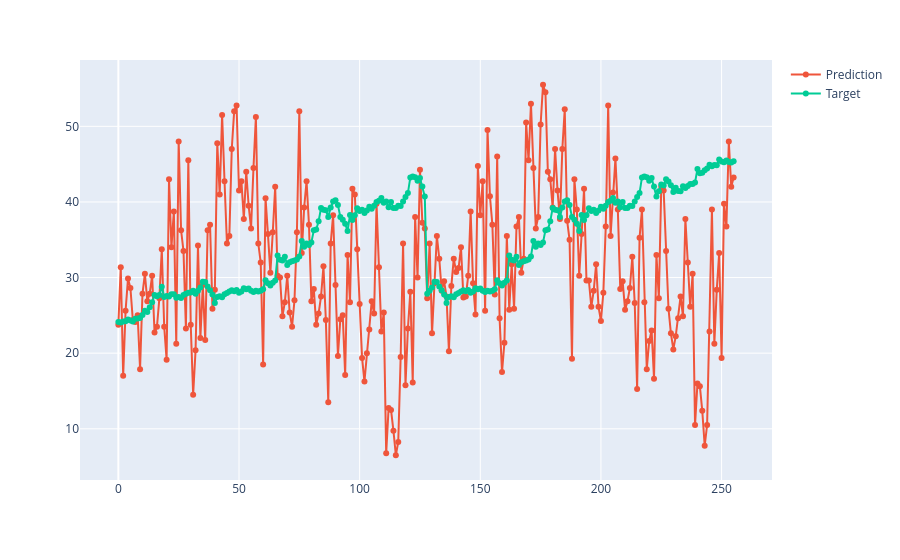

Notebook cell for this chart:
### Code cell
batch_size = output.size(0)
batch_idx = random.randint(0, batch_size - 1)
last_pred = output[batch_idx, -2:, :].view(-1).detach().cpu().float().numpy()
last_target = (
    batch["targets"][batch_idx, -2:, :].view(-1).detach().cpu().float().numpy()
)

fig = px.line()
fig.add_scatter(y=last_pred, mode="lines+markers", name="Prediction")
fig.add_scatter(y=last_target, mode="lines+markers", name="Target")
fig.show()

### Figure 1 — Plotly figure (JSON) as saved in the notebook; plotly's stock layout.template omitted (floating-point values rounded to 4 significant figures; data arrays with more than 128 entries replaced by an {"elided": "..."} marker saying what was removed)
{"data": [{"hovertemplate": "<extra></extra>", "legendgroup": "", "line": {"color": "#636efa", "dash": "solid"}, "marker": {"symbol": "circle"}, "mode": "lines", "name": "", "orientation": "v", "showlegend": false, "type": "scatter", "xaxis": "x", "yaxis": "y"}, {"mode": "lines+markers", "name": "Prediction", "type": "scatter", "y": {"elided": "256 float values"}}, {"mode": "lines+markers", "name": "Target", "type": "scatter", "y": {"elided": "256 float values"}}], "layout": {"legend": {"tracegroupgap": 0}, "margin": {"t": 60}, "xaxis": {"anchor": "y", "domain": [0, 1]}, "yaxis": {"anchor": "x", "domain": [0, 1]}}}
